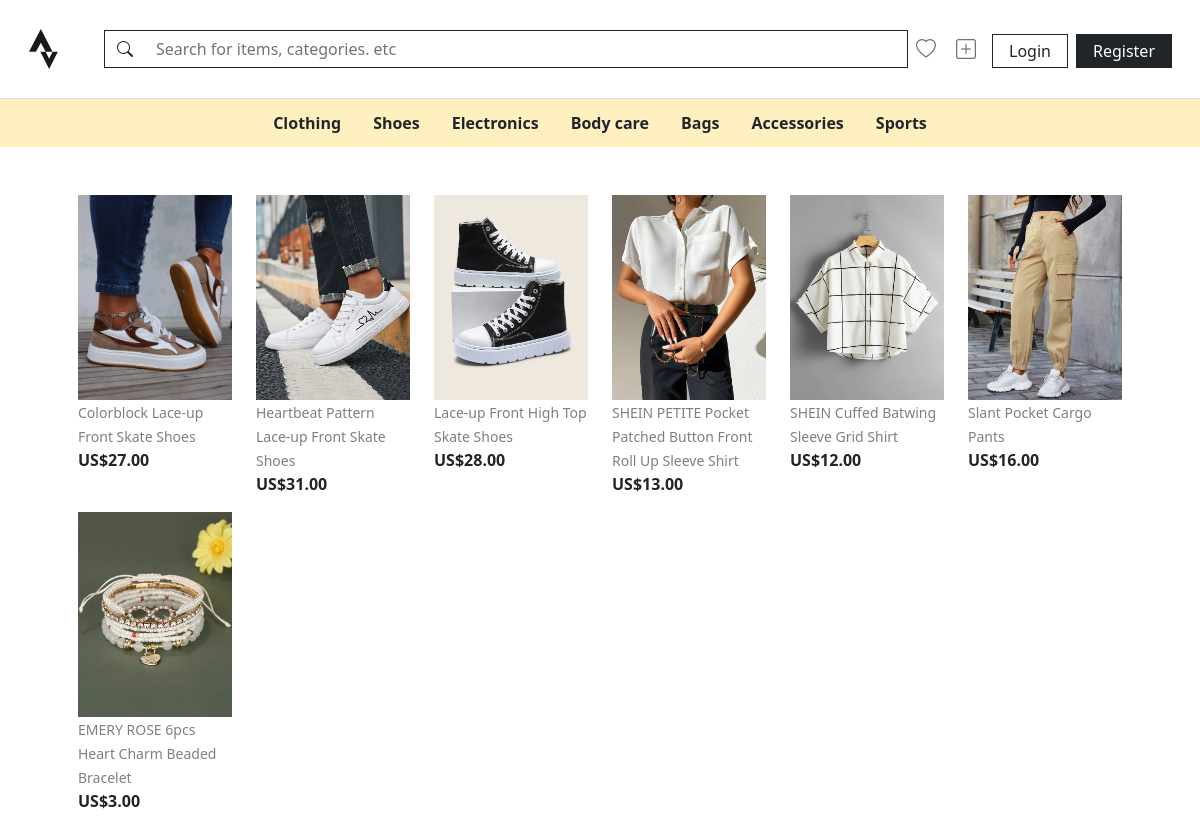
The page / on the database its author committed.
### auctions/models.py (models this page shows, shortened)
class Category(models.Model):
    name = models.CharField(max_length=100, blank=True, null=True)

class Listing(models.Model):
    title = models.CharField(max_length=100)
    description = models.TextField()
    starting_bid = models.DecimalField(max_digits=19, decimal_places=2)
    is_active = models.BooleanField(default=True)
    photo = models.ImageField(
        upload_to='images/listing-photos',
        blank=True, null=True
    )
    category = models.ForeignKey(Category, on_delete=models.CASCADE, related_name='listings', blank=True, null=True)
    created_at = models.DateField(auto_now_add=True)
    owner = models.ForeignKey(User, on_delete=models.CASCADE, related_name='listings')

### auctions/views.py (the view)
# urls.py: path("", views.index, name="index"),
def index(request):
    return render(request, 'auctions/index.html', {
        'listings': Listing.objects.all(),
        'categories': Category.objects.all()
    })

### auctions/templates/auctions/index.html
{% extends "auctions/layout.html" %}
{% block nav %}
    <nav class="navbar navbar-warning navbar-expand-lg bg-warning bg-opacity-25 p-0">
        <div class="container-fluid py-1">
            <ul class="navbar-nav text-center m-auto">
                {% for category in categories %}
                    <li class="nav-item active">
                        <a class="mx-2 nav-link link-dark fw-semibold" href="{% url 'view_listings_category' category.id %}">
                            {{ category.name.capitalize }}
                        </a>
                    </li>
                {% endfor %}
            </ul>
        </div>
    </nav>
{% endblock %}
{% block body %}
    {% include 'auctions/snippets/display-items.html' with listings=listings %}
{% endblock %}

### auctions/templates/auctions/snippets/display-items.html
<div class="row justify-content-start">
    {% for listing in listings %}
        <div class="col-lg-2 col-md-3 col-sm-4 text-start">
            <a class="text-decoration-none text-reset" href="{% url 'view_listing' listing.id %}">
                {% if listing.photo %}
                    <img src="{{ listing.photo.url }}" class="img-fluid">
                {% endif %}
                <p class="text-black-50 mb-0 link-secondary"><small>{{ listing.title }}</small></p>
            </a>
            <p class="fw-bold">US${{ listing.starting_bid }}</p>
        </div>
    {% empty %}
        <p>No Active Listings yet</p>
    {% endfor %}
</div>

### rows shown on the page
Category: name "Clothing"
Category: name "Shoes"
Category: name "Electronics"
Category: name "Body care"
Category: name "Bags"
Category: name "Accessories"
Category: name "Sports"
Listing: photo (picture), title "Colorblock Lace-up Front Skate Shoes", starting_bid "27.00"
Listing: photo (picture), title "Heartbeat Pattern Lace-up Front Skate Shoes", starting_bid "31.00"
Listing: photo (picture), title "Lace-up Front High Top Skate Shoes", starting_bid "28.00"
Listing: photo (picture), title "SHEIN PETITE Pocket Patched Button Front Roll Up Sleeve Shirt", starting_bid "13.00"
Listing: photo (picture), title "SHEIN Cuffed Batwing Sleeve Grid Shirt", starting_bid "12.00"
Listing: photo (picture), title "Slant Pocket Cargo Pants", starting_bid "16.00"
Listing: photo (picture), title "EMERY ROSE 6pcs Heart Charm Beaded Bracelet", starting_bid "3.00"
